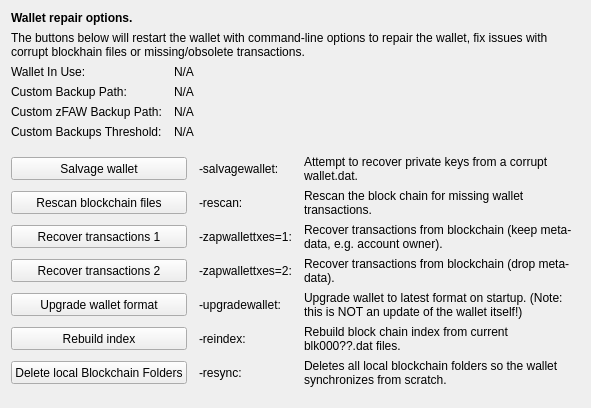
     <widget class="QWidget" name="tab_repair">
      <attribute name="title">
       <string>&amp;Wallet Repair</string>
      </attribute>
      <layout class="QGridLayout" name="gridLayout_4" columnstretch="0,0,0,0">
       <property name="horizontalSpacing">
        <number>12</number>
       </property>
       <item row="0" column="0" colspan="4">
        <widget class="QLabel" name="label_repair_header">
         <property name="font">
          <font>
           <weight>75</weight>
           <bold>true</bold>
          </font>
         </property>
         <property name="text">
          <string>Wallet repair options.</string>
         </property>
        </widget>
       </item>
       <item row="1" column="0" colspan="4">
        <widget class="QLabel" name="label_repair_helptext">
         <property name="font">
          <font>
           <weight>50</weight>
           <bold>false</bold>
          </font>
         </property>
         <property name="text">
          <string>The buttons below will restart the wallet with command-line options to repair the wallet, fix issues with corrupt blockhain files or missing/obsolete transactions.</string>
         </property>
         <property name="wordWrap">
          <bool>true</bool>
         </property>
        </widget>
       </item>
       <item row="2" column="0">
        <widget class="QLabel" name="wallet_path_label">
         <property name="text">
          <string>Wallet In Use:</string>
         </property>
        </widget>
       </item>
       <item row="2" column="1" colspan="3">
        <widget class="QLabel" name="wallet_path">
         <property name="cursor">
          <cursorShape>IBeamCursor</cursorShape>
         </property>
         <property name="text">
          <string>N/A</string>
         </property>
         <property name="textFormat">
          <enum>Qt::PlainText</enum>
         </property>
         <property name="textInteractionFlags">
          <set>Qt::LinksAccessibleByMouse|Qt::TextSelectableByKeyboard|Qt::TextSelectableByMouse</set>
         </property>
        </widget>
       </item>
       <item row="3" column="0">
        <widget class="QLabel" name="wallet_custombackuppath_label">
         <property name="visible">
          <bool>false</bool>
         </property>
         <property name="text">
          <string>Custom Backup Path:</string>
         </property>
        </widget>
       </item>
       <item row="3" column="1" colspan="3">
        <widget class="QLabel" name="wallet_custombackuppath">
         <property name="cursor">
          <cursorShape>IBeamCursor</cursorShape>
         </property>
         <property name="visible">
          <bool>false</bool>
         </property>
         <property name="text">
          <string>N/A</string>
         </property>
         <property name="textFormat">
          <enum>Qt::PlainText</enum>
         </property>
         <property name="textInteractionFlags">
          <set>Qt::LinksAccessibleByMouse|Qt::TextSelectableByKeyboard|Qt::TextSelectableByMouse</set>
         </property>
        </widget>
       </item>
       <item row="4" column="0">
        <widget class="QLabel" name="wallet_customzpivbackuppath_label">
         <property name="visible">
          <bool>false</bool>
         </property>
         <property name="text">
          <string>Custom zFAW Backup Path:</string>
         </property>
        </widget>
       </item>
       <item row="4" column="1" colspan="3">
        <widget class="QLabel" name="wallet_customzpivbackuppath">
         <property name="cursor">
          <cursorShape>IBeamCursor</cursorShape>
         </property>
         <property name="visible">
          <bool>false</bool>
         </property>
         <property name="text">
          <string>N/A</string>
         </property>
         <property name="textFormat">
          <enum>Qt::PlainText</enum>
         </property>
         <property name="textInteractionFlags">
          <set>Qt::LinksAccessibleByMouse|Qt::TextSelectableByKeyboard|Qt::TextSelectableByMouse</set>
         </property>
        </widget>
       </item>
       <item row="5" column="0">
        <widget class="QLabel" name="wallet_custombackupthreshold_label">
         <property name="visible">
          <bool>false</bool>
         </property>
         <property name="text">
          <string>Custom Backups Threshold:</string>
         </property>
        </widget>
       </item>
       <item row="5" column="1" colspan="3">
        <widget class="QLabel" name="wallet_custombackupthreshold">
         <property name="cursor">
          <cursorShape>IBeamCursor</cursorShape>
         </property>
         <property name="visible">
          <bool>false</bool>
         </property>
         <property name="text">
          <string>N/A</string>
         </property>
         <property name="textFormat">
          <enum>Qt::PlainText</enum>
         </property>
         <property name="textInteractionFlags">
          <set>Qt::LinksAccessibleByMouse|Qt::TextSelectableByKeyboard|Qt::TextSelectableByMouse</set>
         </property>
        </widget>
       </item>
       <item row="6" column="0">
        <spacer name="verticalSpacer_repair1">
         <property name="orientation">
          <enum>Qt::Vertical</enum>
         </property>
         <property name="sizeHint" stdset="0">
          <size>
           <width>10</width>
           <height>10</height>
          </size>
         </property>
        </spacer>
       </item>
       <item row="7" column="0" colspan="2">
        <widget class="QPushButton" name="btn_salvagewallet">
         <property name="minimumSize">
          <size>
           <width>100</width>
           <height>23</height>
          </size>
         </property>
         <property name="text">
          <string>Salvage wallet</string>
         </property>
        </widget>
       </item>
       <item row="7" column="2">
        <widget class="QLabel" name="label_repair_salvage_command">
         <property name="text">
          <string notr="true">-salvagewallet:</string>
         </property>
        </widget>
       </item>
       <item row="7" column="3">
        <widget class="QLabel" name="label_repair_salvage">
         <property name="text">
          <string>Attempt to recover private keys from a corrupt wallet.dat.</string>
         </property>
         <property name="wordWrap">
          <bool>true</bool>
         </property>
        </widget>
       </item>
       <item row="8" column="0" colspan="2">
        <widget class="QPushButton" name="btn_rescan">
         <property name="minimumSize">
          <size>
           <width>100</width>
           <height>23</height>
          </size>
         </property>
         <property name="text">
          <string>Rescan blockchain files</string>
         </property>
        </widget>
       </item>
       <item row="8" column="2">
        <widget class="QLabel" name="label_repair_rescan_command">
         <property name="text">
          <string notr="true">-rescan:</string>
         </property>
        </widget>
       </item>
       <item row="8" column="3">
        <widget class="QLabel" name="label_repair_rescan">
         <property name="text">
          <string>Rescan the block chain for missing wallet transactions.</string>
         </property>
         <property name="wordWrap">
          <bool>true</bool>
         </property>
        </widget>
       </item>
       <item row="9" column="0" colspan="2">
        <widget class="QPushButton" name="btn_zapwallettxes1">
         <property name="minimumSize">
          <size>
           <width>100</width>
           <height>23</height>
          </size>
         </property>
         <property name="text">
          <string>Recover transactions 1</string>
         </property>
        </widget>
       </item>
       <item row="9" column="2">
        <widget class="QLabel" name="label_repair_zap1_command">
         <property name="text">
          <string notr="true">-zapwallettxes=1:</string>
         </property>
        </widget>
       </item>
       <item row="9" column="3">
        <widget class="QLabel" name="label_repair_zap1">
         <property name="text">
          <string>Recover transactions from blockchain (keep meta-data, e.g. account owner).</string>
         </property>
         <property name="wordWrap">
          <bool>true</bool>
         </property>
        </widget>
       </item>
       <item row="10" column="0" colspan="2">
        <widget class="QPushButton" name="btn_zapwallettxes2">
         <property name="minimumSize">
          <size>
           <width>100</width>
           <height>23</height>
          </size>
         </property>
         <property name="text">
          <string>Recover transactions 2</string>
         </property>
        </widget>
       </item>
       <item row="10" column="2">
        <widget class="QLabel" name="label_repair_zap2_command">
         <property name="text">
          <string notr="true">-zapwallettxes=2:</string>
         </property>
        </widget>
       </item>
       <item row="10" column="3">
        <widget class="QLabel" name="label_repair_zap2">
         <property name="text">
          <string>Recover transactions from blockchain (drop meta-data).</string>
         </property>
         <property name="wordWrap">
          <bool>true</bool>
         </property>
        </widget>
       </item>
       <item row="11" column="0" colspan="2">
        <widget class="QPushButton" name="btn_upgradewallet">
         <property name="minimumSize">
          <size>
           <width>100</width>
           <height>23</height>
          </size>
         </property>
         <property name="text">
          <string>Upgrade wallet format</string>
         </property>
        </widget>
       </item>
       <item row="11" column="2">
        <widget class="QLabel" name="label_repair_upgrade_command">
         <property name="text">
          <string notr="true">-upgradewallet:</string>
         </property>
        </widget>
       </item>
       <item row="11" column="3">
        <widget class="QLabel" name="label_repair_upgrade">
         <property name="text">
          <string>Upgrade wallet to latest format on startup. (Note: this is NOT an update of the wallet itself!)</string>
         </property>
         <property name="wordWrap">
          <bool>true</bool>
         </property>
        </widget>
       </item>
       <item row="12" column="0" colspan="2">
        <widget class="QPushButton" name="btn_reindex">
         <property name="minimumSize">
          <size>
           <width>100</width>
           <height>23</height>
          </size>
         </property>
         <property name="text">
          <string>Rebuild index</string>
         </property>
        </widget>
       </item>
       <item row="12" column="2">
        <widget class="QLabel" name="label_repair_reindex_command">
         <property name="text">
          <string notr="true">-reindex:</string>
         </property>
        </widget>
       </item>
       <item row="12" column="3">
        <widget class="QLabel" name="label_repair_reindex">
         <property name="text">
          <string>Rebuild block chain index from current blk000??.dat files.</string>
         </property>
         <property name="wordWrap">
          <bool>true</bool>
         </property>
        </widget>
       </item>
       <item row="13" column="0" colspan="2">
        <widget class="QPushButton" name="btn_resync">
         <property name="minimumSize">
          <size>
           <width>100</width>
           <height>23</height>
          </size>
         </property>
         <property name="text">
          <string>Delete local Blockchain Folders</string>
         </property>
        </widget>
       </item>
       <item row="13" column="2">
        <widget class="QLabel" name="label_repair_resync_command">
         <property name="text">
          <string>-resync:</string>
         </property>
        </widget>
       </item>
       <item row="13" column="3">
        <widget class="QLabel" name="label_repair_resync">
         <property name="text">
          <string>Deletes all local blockchain folders so the wallet synchronizes from scratch.</string>
         </property>
         <property name="wordWrap">
          <bool>true</bool>
         </property>
        </widget>
       </item>
       <item row="14" column="0">
        <spacer name="verticalSpacer_repair2">
         <property name="orientation">
          <enum>Qt::Vertical</enum>
         </property>
         <property name="sizeHint" stdset="0">
          <size>
           <width>20</width>
           <height>10</height>
          </size>
         </property>
        </spacer>
       </item>
      </layout>
     </widget>
